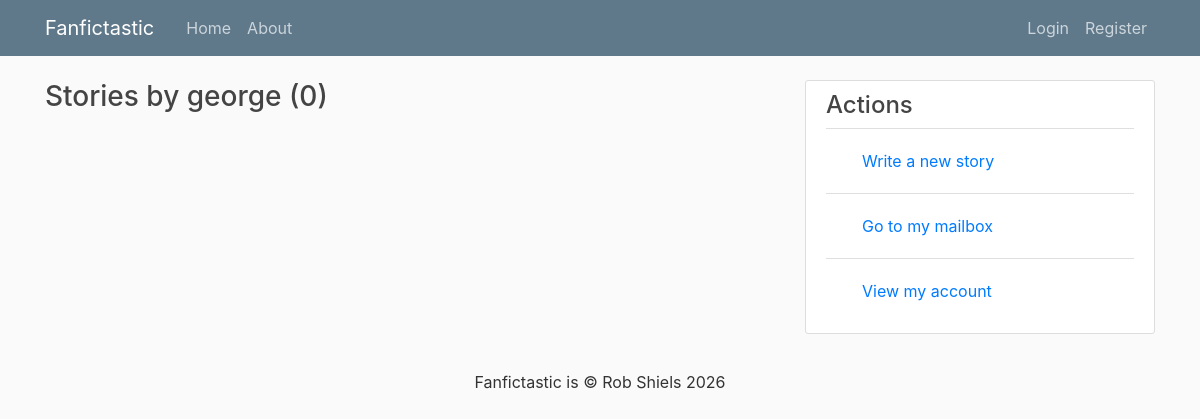
The app's page /user/george, older data.
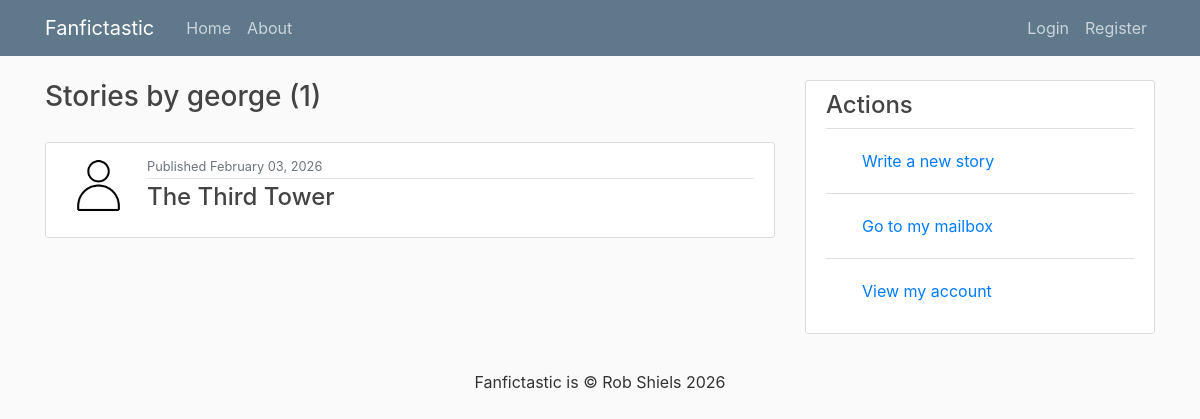
The same page, newer data.
### stories/models.py (models this page shows, shortened)
class Story(models.Model):
    STATUS_CHOICES = [
        ("draft", "Draft (private)"),
        ("published", "Published"),
    ]
    title = models.CharField(max_length=100)
    author = models.ForeignKey(User, on_delete=models.CASCADE, related_name="stories")
    summary = models.TextField(max_length=500)
    fandom = models.CharField(max_length=100)
    genre = models.ForeignKey(
        Genre, on_delete=models.SET_NULL, null=True, related_name="stories"
    )
    status = models.CharField(max_length=20, choices=STATUS_CHOICES, default="draft")
    date_published = models.DateTimeField(default=timezone.now)
    cover_image = models.ImageField(
        upload_to="covers/", storage=MediaCloudinaryStorage(), blank=True, null=True
    )

### stories/views.py (the view)
# urls.py: path("user/<str:username>", UserStoryListView.as_view(), name="user-stories"),
class UserStoryListView(ListView):
    model = Story
    template_name = "stories/user_stories.html"
    context_object_name = "stories"
    paginate_by = 4
    def get_queryset(self):
        user = get_object_or_404(User, username=self.kwargs.get("username"))
        if self.request.user == user:
            return user.stories.all().order_by("-date_published")
        else:
            return user.stories.filter(status="published").order_by("-date_published")

### users/models.py (called while the page is built)
    def get_image_url(self):
        if self.image:  # Generate a Cloudinary thumbnail URL
            return cloudinary_url(self.image.name, width=300, height=300, crop="lfill")[
                0
            ]
        else:  # Fallback to static default image
            return static("users/default-profile.png")

### stories/templates/stories/user_stories.html (shortened to what this page needs)
{% extends "stories/base.html" %}
{% block content %}
    <h1 class="mb-3">
    Stories by {{ view.kwargs.username }} ({{ page_obj.paginator.count }})
    </h1>
    {% for story in stories %}
    <article class="media content-section">
        <img
        class="rounded-circle article-img"
        src="{{ story.author.profile.get_image_url }}"
        alt="User profile image">
        <div class="media-body">
        <div class="article-metadata">
            <small class="text-muted">Published {{ story.date_published|date:'F d, Y' }}</small>
        </div>
        <h2>
            <a class="article-title" href="{% url 'story-detail' story.id %}">
            {{ story.title }}
            </a>
        </h2>
        </div>
    </article>
    {% endfor %}
{% endblock content %}

### stories/templates/stories/base.html (shortened to what this page needs)
{% load static %}
<!DOCTYPE html>
<html lang="en">
<head>
  <link rel="stylesheet" href="https://maxcdn.bootstrapcdn.com/bootstrap/4.0.0/css/bootstrap.min.css"
>
  <link rel="stylesheet" type="text/css" href="{% static 'stories/main.css' %}">
</head>
<body>
  <header class="site-header">
    <nav class="navbar navbar-expand-md navbar-dark bg-steel fixed-top">
      <div class="container">
        <a class="navbar-brand mr-4" href="{% url 'stories-home' %}">Fanfictastic</a>
        <div class="collapse navbar-collapse" id="navbarToggle">
          <div class="navbar-nav mr-auto">
            <a class="nav-item nav-link" href="{% url 'stories-home' %}">Home</a>
            <a class="nav-item nav-link" href="{% url 'stories-about' %}">About</a>
          </div>
          <div class="navbar-nav">
            {% if user.is_authenticated %}
            <a class="nav-link" href="{% url 'mails:mailbox' %}">Mailbox</a>
            {% if request.user.is_staff %}
            <a class="nav-item nav-link" href="{% url 'admin:index' %}">Admin Dashboard</a>
            {% endif %}
            <a class="nav-item nav-link" href="{% url 'story-create' %}">New story</a>
            <a class="nav-item nav-link" href="{% url 'profile' %}">My account</a>
            <form action="{% url 'logout' %}" method="POST" class="form-inline">
              {% csrf_token %}
              <button type="submit" class="btn btn-link nav-item nav-link py-0">Logout</button>
            </form>
            {% else %}
            <a class="nav-item nav-link" href="{% url 'login' %}">Login</a>
            <a class="nav-item nav-link" href="{% url 'register' %}">Register</a>
            {% endif %}
          </div>
        </div>
      </div>
    </nav>
  </header>
  <main role="main" class="container">
    <div class="row">
      <div class="col-md-8">
        {% block content %}
        {% endblock %}
      </div>
      <div class="col-md-4">
        {% block sidebar %}
        <div class="content-section">
          <h4>Actions</h4>
          <ul class="list-group list-group-flush">
            <li class="list-group-item"> <a class="nav-item nav-link" href="{% url 'story-create' %}">Write a new
                story</a></li>
            <li class="list-group-item"> <a class="nav-item nav-link" href="{% url 'mails:mailbox' %}">Go to my
                mailbox</a></li>
            <li class="list-group-item"> <a class="nav-item nav-link" href="{% url 'profile' %}">View my account</a>
            </li>
          </ul>
        </div>
        {% endblock %}
      </div>
    </div>
  </main>
  <footer class="m-3 text-center">
    <p>Fanfictastic is &copy; Rob Shiels 2026</p>
  </footer>
</body>
</html>

### stories/static/stories/main.css (style rules this page uses)
body { background: #fafafa; color: #333333; margin-top: 5rem; }
h1, h2, h3, h4, h5, h6 { color: #444444; }
h1 { font-size: 28px; padding-bottom: 12px; }
h2 { font-size: 24px; }
ul { margin: 0; }
.bg-steel { background-color: #5f788a; }
.site-header .navbar-nav .nav-link { color: #cbd5db; }
.content-section { background: #ffffff; padding: 10px 20px; border: 1px solid #dddddd; border-radius: 3px; margin-bottom: 20px; }
.article-title { color: #444444; }
.article-img { object-fit: cover; height: 65px; width: 65px; margin-right: 16px; }
.article-metadata { padding-bottom: 1px; margin-bottom: 4px; border-bottom: 1px solid #e3e3e3 }

Row changes from the older to the newer data that the page shows:
added Story: date_published "February 03, 2026", title "The Third Tower"
Text that changed along with them:
{{ page_obj.paginator.count }}: "0" → "1"
